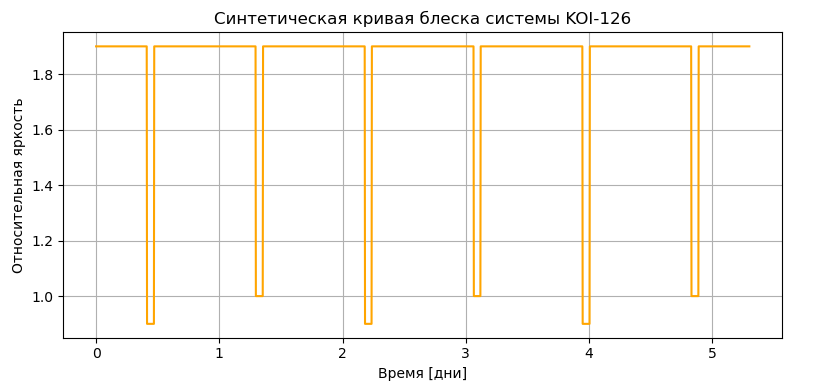

Generate this figure with Python:
import numpy as np
import matplotlib.pyplot as plt
from scipy.integrate import solve_ivp

# Константы
G = 6.67430e-11  # гравитационная постоянная, м^3 кг^-1 с^-2
M_sun = 1.98847e30  # масса Солнца, кг

# Параметры системы KOI-126 (внутренняя двойная B–C)
m1 = 0.241 * M_sun  # масса звезды B
m2 = 0.212 * M_sun  # масса звезды C
R1 = 0.254 * 6.957e8  # радиус звезды B в метрах (примерно 0.254 радиуса Солнца)
R2 = 0.231 * 6.957e8  # радиус звезды C в метрах (примерно 0.231 радиуса Солнца)

P = 1.767 * 24 * 3600  # период в секундах

# Расчёт орбитального радиуса (треть закон Кеплера)
a = (G * (m1 + m2) * (P / (2 * np.pi)) ** 2) ** (1 / 3)

# Начальные условия
r1_0 = np.array([-m2 / (m1 + m2) * a, 0])
v1_0 = np.array([0, -np.sqrt(G * m2**2 / (a * (m1 + m2)))])

r2_0 = np.array([m1 / (m1 + m2) * a, 0])
v2_0 = np.array([0, np.sqrt(G * m1**2 / (a * (m1 + m2)))])

# Уравнения движения
def derivatives(t, y):
    r1 = y[:2]
    v1 = y[2:4]
    r2 = y[4:6]
    v2 = y[6:8]

    r = r2 - r1
    distance = np.linalg.norm(r)

    a1 = G * m2 * r / distance**3
    a2 = -G * m1 * r / distance**3

    return [*v1, *a1, *v2, *a2]

# Вектор начальных условий
y0 = np.concatenate([r1_0, v1_0, r2_0, v2_0])

# Временной интервал интегрирования
T = P * 3
num_points = 2000
t_span = (0, T)
t_eval = np.linspace(*t_span, num_points)

# Решение системы
solution = solve_ivp(derivatives, t_span, y0, t_eval=t_eval, rtol=1e-9, atol=1e-9)

# Координаты
r1 = solution.y[:2]
r2 = solution.y[4:6]

# Синтетическая кривая блеска
brightness = []

for i in range(len(t_eval)):
    # Положение звёзд в данный момент
    x1, y1 = r1[:, i]
    x2, y2 = r2[:, i]

    # Проверяем перекрытие вдоль оси Y (наблюдаем вдоль Y)
    dx = np.abs(x1 - x2)
    overlap = dx < (R1 + R2)

    if overlap:
        # Кто впереди по оси наблюдения (ось Y)?
        if y1 > y2:
            # Звезда 1 впереди — видим только её свет
            total_brightness = 1.0  # условно
        else:
            # Звезда 2 впереди — видим только её свет
            total_brightness = 0.9  # допустим, звезда 2 чуть слабее
    else:
        # Нет перекрытия — суммарная яркость
        total_brightness = 1.9  # сумма яркостей обоих объектов

    brightness.append(total_brightness)

# Визуализация кривой блеска
plt.figure(figsize=(8, 4))
plt.plot(t_eval / 3600 / 24, brightness, color='orange')
plt.title('Синтетическая кривая блеска системы KOI-126')
plt.xlabel('Время [дни]')
plt.ylabel('Относительная яркость')
plt.grid(True)
plt.tight_layout()
plt.show()
